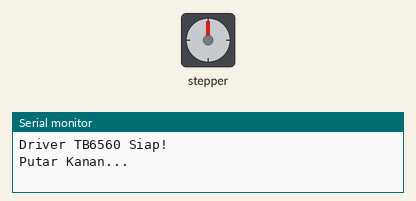
Simulated run of this sketch. Board: Arduino Mega 2560, built with avr-gcc and run on an emulated ATmega2560. Shown: stepper motor, the last lines printed to the serial monitor. Wiring (inferred from the names in the program): stepper motor driver (200 steps per turn assumed): step pin 24; direction pin 23; enable pin 22.

Above: at 0.05 s.
At 0.4 s:
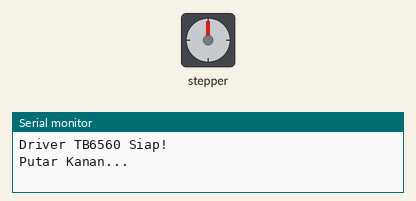
At 1.45 s:
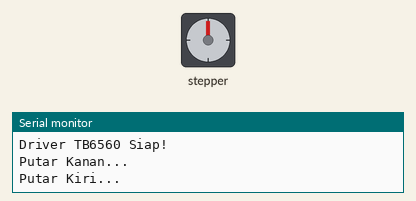
At 2.75 s:
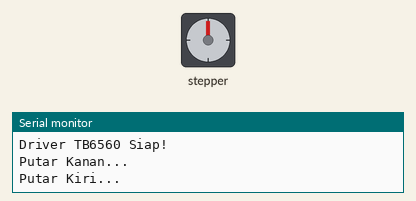
Timing chart, 0 to 6.4 s (numbered marks = the images above):
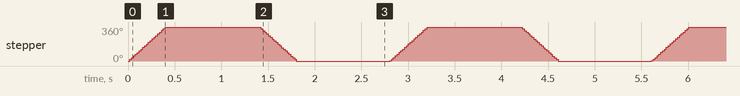

The sketch:

motor_stepper.ino
```cpp
const int enPin   = 22;  // Pin Enable
const int dirPin  = 23;  // Pin Direction (Arah)
const int stepPin = 24; // Pin Step (Pulsa)

// Setingan jumlah langkah per putaran motor
// Tergantung pada sakelar DIP/microstepping di driver TB6560
// NEMA standar biasanya 200 langkah per revolusi (1.8 derajat per step)
const int stepsPerRev = 200;

void setup() {
  // Atur semua pin kontrol sebagai OUTPUT
  pinMode(enPin, OUTPUT);
  pinMode(dirPin, OUTPUT);
  pinMode(stepPin, OUTPUT);

  // Pada TB6560, memberikan sinyal LOW pada pin Enable
  // akan MENGAKTIFKAN motor (motor akan terkunci menahan posisi).
  // Sinyal HIGH akan membuat motor bebas/lepas (freewheel).
  digitalWrite(enPin, LOW);

  Serial.begin(9600);
  Serial.println("Driver TB6560 Siap!");
}

void loop() {
  // --- 1. Putar Searah Jarum Jam (Clockwise) ---
  Serial.println("Putar Kanan...");
  digitalWrite(dirPin, HIGH); // Set arah putaran

  for(int i = 0; i < stepsPerRev; i++) {
    digitalWrite(stepPin, HIGH);
    delayMicroseconds(1000);    // Waktu nyala pulsa (atur kecepatan di sini)
    digitalWrite(stepPin, LOW);
    delayMicroseconds(1000);    // Waktu mati pulsa
    // Semakin KECIL angka delayMicroseconds, putaran motor semakin CEPAT
  }

  delay(1000); // Jeda 1 detik setelah selesai 1 putaran


  // --- 2. Putar Berlawanan Arah Jarum Jam (Counter-Clockwise) ---
  Serial.println("Putar Kiri...");
  digitalWrite(dirPin, LOW);  // Ubah arah putaran

  for(int i = 0; i < stepsPerRev; i++) {
    digitalWrite(stepPin, HIGH);
    delayMicroseconds(1000);
    digitalWrite(stepPin, LOW);
    delayMicroseconds(1000);
  }

  delay(1000); // Jeda 1 detik
}
```

Measured:
- by itself, stepper: turns 360° clockwise in 0.38 s, then 360° counter-clockwise in 0.40 s, repeating every 2.8 s
